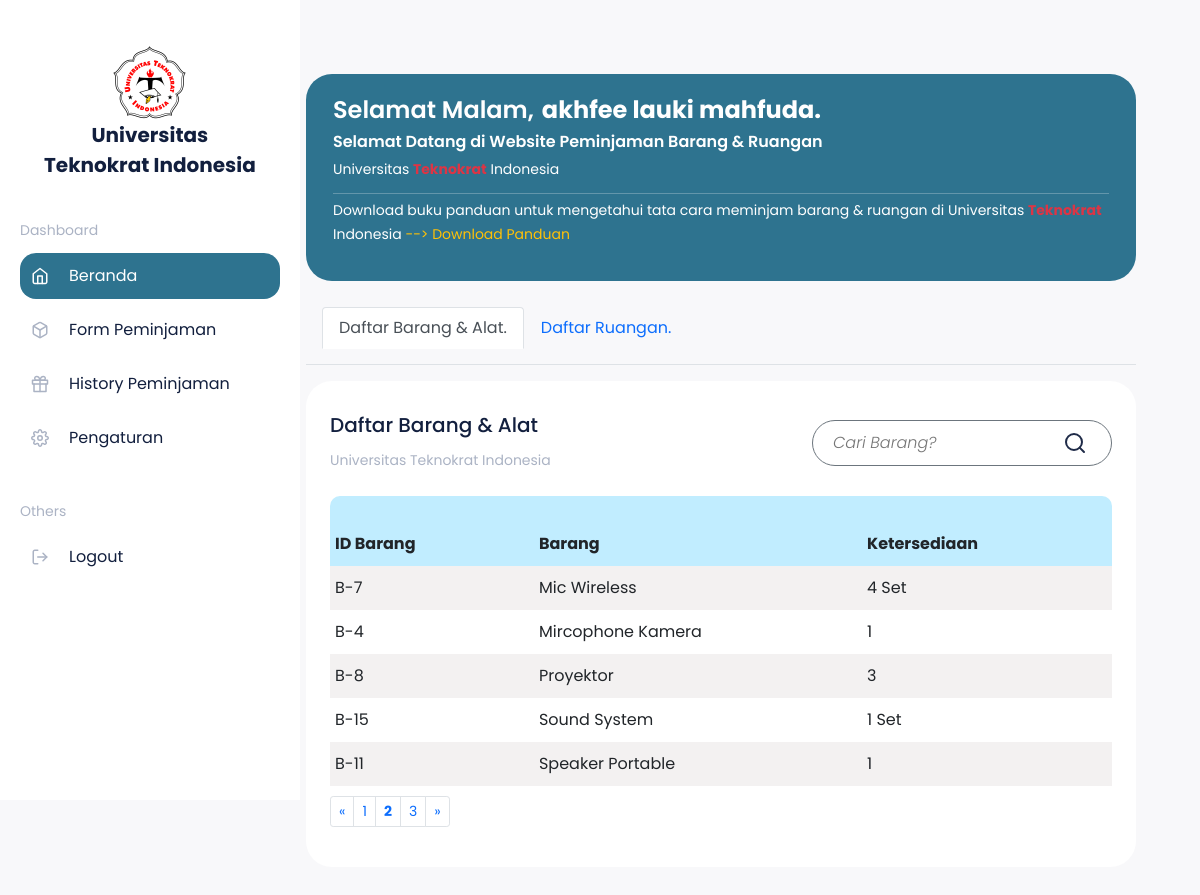
Screenshot of /index.php?halaman1=2 (signed in) with the database file from the repository.
### tables this page shows
CREATE TABLE `tbl_brg` (
  `id_brg` int(11) NOT NULL AUTO_INCREMENT,
  `nama_brg` varchar(255) NOT NULL,
  `jum_ketersediaan` varchar(255) DEFAULT NULL,
  PRIMARY KEY (`id_brg`)
);

### function.php (called while the page is built, shortened)
<?php
$conn = mysqli_connect("localhost", "id20835467_webpeminjamankampus", "?FUG?c95?/\k[%a$", "id20835467_db_ta_web");
function ambildata($query)
{
    global $conn;
    $result = mysqli_query($conn, $query);
    $array = [];
    while ($row = mysqli_fetch_assoc($result)) {
        $array[] = $row;
    }
    return $array;
}

### index.php (the view, shortened to what this page needs)
<?php
require "function.php";
if (isset($_POST["searchruang"])) {
    $searching = $_POST['searchruang'];
    $jumlahdatapage = 5;
    $jumlahdata = count(ambildata("SELECT *FROM tbl_ruangan
    WHERE  nama_ruangan LIKE '%$searching%'
    OR kap_ruangan LIKE '%$searching%'"));
    $jumlahhalaman = ceil($jumlahdata / $jumlahdatapage);
    $halaktif = (isset($_GET["halaman"])) ? $_GET["halaman"] : 1;
    $awaldata = ($jumlahdatapage * $halaktif) - $jumlahdatapage;
    $queryrng = ambildata("SELECT *FROM tbl_ruangan WHERE nama_ruangan LIKE '%$searching%' OR kap_ruangan LIKE '%$searching%' LIMIT $awaldata, $jumlahdatapage");
} else {
    $jumlahdatapage = 5;
    $halaktif = (isset($_GET["halaman"])) ? $_GET["halaman"] : 1;
    $awaldata = ($jumlahdatapage * $halaktif) - $jumlahdatapage;
}
if (isset($_POST["searchbrg"])) {
    $searching = $_POST['searchbrg'];
    $jumlahdatapage1 = 5;
    $jumlahdata1 = count(ambildata("SELECT *FROM tbl_brg
    WHERE  nama_brg LIKE '%$searching%'"));
    $jumlahhalaman1 = ceil($jumlahdata1 / $jumlahdatapage1);
    $halaktif1 = (isset($_GET["halaman1"])) ? $_GET["halaman1"] : 1;
    $awaldata1 = ($jumlahdatapage1 * $halaktif1) - $jumlahdatapage1;
    $querybrg = ambildata("SELECT *FROM tbl_brg WHERE nama_brg LIKE '%$searching%' LIMIT $awaldata, $jumlahdatapage");
} else {
    $jumlahdatapage1 = 5;
    $jumlahdata1 = count(ambildata("SELECT*FROM tbl_brg"));
    $jumlahhalaman1 = ceil($jumlahdata1 / $jumlahdatapage1);
    $halaktif1 = (isset($_GET["halaman1"])) ? $_GET["halaman1"] : 1;
    $awaldata1 = ($jumlahdatapage1 * $halaktif1) - $jumlahdatapage1;
    $querybrg = ambildata("SELECT * FROM tbl_brg ORDER BY nama_brg ASC
LIMIT $awaldata1, $jumlahdatapage1 ");
}
?>
<!doctype html>
<html lang="en">
<head>
    <link href="https://cdn.jsdelivr.net/npm/bootstrap@5.1.3/dist/css/bootstrap.min.css" rel="stylesheet">
    <link rel="stylesheet" href="css/indexx.css">
    <link rel="stylesheet" href="./css/index.css">
</head>
<body>
    <div class="row">
        <div class="col-12 col-lg-3 col-navbar d-none d-xl-block">
            <aside class="sidebar">
                <a href="#" class="sidebar-logo">
                    <div class="d-flex  flex-column align-items-center">
                        <img style="height: 75px;
                        width: 75px;" src="img/UNIVERSITAS TEKNOKRAT.png" alt="">
                        <span>Universitas <br> Teknokrat Indonesia</span>
                    </div>
                </a>
                <h5 class="sidebar-title">Dashboard</h5>
                <a href="#" class="sidebar-item active" onclick="toggleActive(this)">
                    <span>Beranda</span>
                </a>
                <a href="formpeminjaman.php" class="sidebar-item" onclick="toggleActive(this)">
                    <span>Form Peminjaman</span>
                </a>
                <a href="history.php" class="sidebar-item" onclick="toggleActive(this)">
                    <span>History Peminjaman</span>
                </a>
                <a href="Pengaturan.php" class="sidebar-item" onclick="toggleActive(this)">
                    <span>Pengaturan</span>
                </a>
                <h5 class="sidebar-title">Others</h5>
                <a href="logout.php" class="sidebar-item" onclick="toggleActive(this)">
                    <span>Logout</span>
                </a>
            </aside>
        </div>
        <div class="col-12 col-xl-9">
            <div class="nav">
            </div>
            <div class="content">
                <div class="col-12 col-md-8 col-lg-12">
                    <div class="statistics-card text-white" style="  background: #2e738f;">
                        <div class="d-flex justify-content-between align-items-center">
                            <div class="d-flex flex-column justify-content-between align-items-start">
                                <div class="d-flex flex-wrap">
                                    <p class="document-title text-white fw-semibold fs-4" style="margin-right: 8px; " id="showMessage"></p>
                                    <p class="document-title text-white fw-bold fs-4 "> <?php echo $_SESSION['nama'] ?>.</p>
                                </div>
                                <h2 class="document-title document-title text-white">Selamat Datang di Website Peminjaman Barang & Ruangan </h2>
                                <h2 class="content-desc text-white">Universitas <span class="text-danger fw-bold">Teknokrat</span> Indonesia</h2>
                            </div>
                        </div>
                        <hr class="mt-1 mb-1 p-0">
                        <h5 class="content-desc text-white">Download buku panduan untuk mengetahui tata cara meminjam barang & ruangan di Universitas <span class="text-danger fw-bold">Teknokrat</span> Indonesia
                            <a href="pdf/Peminjaman UTI.pdf" target="_blank" class="text-warning" style="text-decoration: none;">
                                --> Download Panduan
                            </a>
                        </h5>
                    </div>
                    <div>
                        <ul class="nav nav-tabs d-flex justify-content-start align-items-start p-3 mb-3" id="myTab" role="tablist">
                            <li class="nav-item" role="presentation">
                                <button class="nav-link active" id="my-tab" data-bs-toggle="tab" data-bs-target="#my-tab-pane" type="button" role="tab" aria-controls="my-tab-pane" aria-selected="false">
                                    Daftar Barang & Alat.
                                </button>
                            </li>
                            <li class="nav-item" role="presentation">
                                <button class="nav-link " id="new-tab" data-bs-toggle="tab" data-bs-target="#new-tab-pane" type="button" role="tab" aria-controls="new-tab-pane" aria-selected="false">
                                    Daftar Ruangan.
                                </button>
                            </li>
                        </ul>
                    </div>
                    <div class="tab-content mt-3" id="myTabContent">
                        <div class="tab-pane fade show active" id="my-tab-pane" role="tabpanel" aria-labelledby="my-tab" tabindex="0">
                            <div class="col-12 col-md-8 col-lg-12">
                                <div class="document-card">
                                    <div class="d-flex justify-content-between flex-wrap ">
                                        <div>
                                            <h2 class="content-title">Daftar Barang & Alat</h2>
                                            <h5 class="content-desc mb-4">Universitas Teknokrat Indonesia</h5>
                                        </div>
                                        <div class="d-flex justify-content-between align-items-center nav-input-container mb-3">
                                            <form action="" method="post">
                                                <div class="nav-input-group border border-secondary border-opacity-25">
                                                    <input id="searchbrg" type="text" class="nav-input" name="searchbrg" placeholder="Cari Barang? " autocomplete="off">
                                                    <button id="btnsearchbrg" class="btn-nav-input" name="btnsearchbrg"><img src="./assets/img/global/search.svg" alt=""></button>
                                                </div>
                                            </form>
                                        </div>
                                    </div>
                                    <div id="tblbrg" class="tbl-scroll">
                                        <table cellspacing="0" class="statistics-card">
                                            <tr class="tr-style">
                                                <th colspan="4">
                                                    <br>
                                                </th>
                                            </tr>
                                            <tr class="tr-style fw-bold">
                                                <td>
                                                    ID Barang
                                                </td>
                                                <td>
                                                    Barang
                                                </td>
                                                <td>
                                                    Ketersediaan
                                                </td>
                                            </tr>
                                            <?php foreach ($querybrg as $row1) : ?>
                                                <tr>
                                                    <td>
                                                        B-<?php echo $row1['id_brg'] ?>
                                                    </td>
                                                    <td>
                                                        <?php echo $row1['nama_brg'] ?>
                                                    </td>
                                                    <td>
                                                        <?php echo $row1['jum_ketersediaan'] ?>
                                                    </td>
                                                </tr>
                                            <?php endforeach; ?>
                                        </table>
                                        <nav aria-label=" Page navigation ">
                                            <ul class=" pagination pagination-sm justify-content">
                                                <?php if ($halaktif1 > 1) : ?>
                                                    <li class="page-item"><a class="page-link" href="?halaman1=<?php echo $halaktif1 - 1 ?>">&laquo</a></li>
                                                <?php endif; ?>
                                                <?php for ($no1 = 1; $no1 <= $jumlahhalaman1; $no1++) : ?>
                                                    <?php if ($no1 == $halaktif1) : ?>
                                                        <li class="page-item"><a class="page-link fw-bold" href="?halaman1=<?php echo $no1 ?>"> <?php echo $no1 ?></a></li>
                                                    <?php else : ?>
                                                        <li class="page-item"><a class="page-link" href="?halaman1=<?php echo $no1 ?>"><?php echo $no1 ?></a></li>
                                                    <?php endif; ?>
                                                <?php endfor; ?>
                                                <?php if ($halaktif1 < $jumlahhalaman1) : ?>
                                                    <li class="page-item"><a class="page-link" href="?halaman1=<?php echo $halaktif1 + 1; ?>">&raquo</a></li>
                                                <?php endif; ?>
                                            </ul>
                                        </nav>
                                    </div>
                                </div>
                            </div>
                        </div>
                    </div>
                </div>
            </div>
</body>
</html>

### css/indexx.css (style rules this page uses)
* { font-family: "poppins"; }
.tr-style { background: #c1edff; border-radius: 50%; }
table { border-collapse: collapse; }
table tr td { padding: 10px 50px 10px 5px; }
table th:first-child { border-top-left-radius: 10px; border-top-right-radius: 10px; }
table tr:nth-child(2n + 1):nth-child(n + 3) { background: #f3f1f1; }
table tr:nth-child(2n + 2):nth-child(n + 4) { background: #fff; }

### css/index.css (style rules this page uses)
html, body { font-family: "Poppins"; font-style: normal; background-color: #f8f8fa; overflow-x: hidden; position: relative; }
.btn-statistics, .nav-input, .nav-input-group .btn-nav-input, .nav .btn-notif, #toggle-navbar { background-color: transparent; border: none; outline: none; }
aside { background-color: #fff; padding: 45px 20px 0px 20px; height: 100vh; overflow-y: scroll; position: fixed; top: 0; left: 0; z-index: 2; }
.sidebar-logo { display: flex; justify-content: space-between; align-items: center; text-decoration: none; }
.sidebar-logo span { font-weight: 700; text-align: center; font-size: 20px; color: #121f3e; }
.sidebar-title { font-weight: 400; font-size: 14px; line-height: 21px; color: #abb3c4; margin-top: 40px; margin-bottom: 12px; }
.sidebar-item { text-decoration: none; display: block; background: transparent; height: 46px; border-radius: 16px; padding: 0 11px; margin-bottom: 8px; display: flex; justify-content: flex-start; align-items: center; }
.sidebar-item.active { background: #2e738f; }
.sidebar-item.active span { color: #fff; }
.sidebar-item svg { width: 18px; height: 18px; margin-right: 20px; }
.sidebar-item span { font-weight: 400; font-size: 16px; line-height: 24px; color: #121f3e; }
.col-navbar { transition: 1s; }
.nav { display: flex; justify-content: space-between; align-items: center; flex-wrap: wrap; padding: 50px 14px 24px 14px; }
.nav-input-container { width: 100%; }
.nav-input-group { display: flex; justify-content: space-between; align-items: center; height: 46px; padding: 0 18px; width: 80%; background: #fff; border-radius: 100px; }
.nav-input-group .btn-nav-input { width: auto; }
.nav-input { display: flex; justify-content: flex-start; align-items: center; font-style: italic; font-weight: 300; font-size: 12px; line-height: 18px; color: #abb3c4; width: 100%; }
.content { padding: 10px 14px 24px 14px; }
.content-title { font-weight: 500; font-size: 20px; line-height: 30px; color: #121f3e; }
.content-title:first-of-type { margin-top: 5px; }
.content-desc { font-weight: 400; font-size: 14px; line-height: 24px; color: #abb3c4; }
.statistics-card { width: 100%; padding: 27px; background: #2e738f; border-radius: 26px; margin-bottom: 14px; }
@media (min-width: 1200px) { .statistics-card { margin-bottom: 10px; } }
.document-card { padding: 24px; background: #fff; border-radius: 26px; margin-bottom: 56px; }
.document-title { font-weight: 600; font-size: 16px; line-height: 14px; margin-top: 2px; color: #121f3e; }
@media (min-width: 1200px) { .sidebar-logo { padding: 0 24px; justify-content: center; } }
@media (min-width: 768px) { .nav { flex-wrap: nowrap; } }
@media (min-width: 1200px) { .nav { padding: 50px 64px 24px 0px; } }
@media (min-width: 768px) { .nav-input-container { width: auto; } }
@media (min-width: 768px) { .nav-input-group { width: 300px !important; } }
@media (min-width: 992px) { .nav-input-group { width: 300px; } }
@media (min-width: 1200px) { .nav-input-group { width: 500px; } }
@media (min-width: 576px) { .nav-input { font-weight: 300; font-size: 16px; line-height: 24px; } }
@media (min-width: 1200px) { .content { padding: 0px 64px 0px 0px; } }

### index.php (style rules this page uses)
.sidebar-item.active { background: #2e738f; }

### rows the page displays
tbl_brg: id_brg "7", nama_brg "Mic Wireless", jum_ketersediaan "4 Set"
tbl_brg: id_brg "4", nama_brg "Mircophone Kamera", jum_ketersediaan "1"
tbl_brg: id_brg "8", nama_brg "Proyektor", jum_ketersediaan "3"
tbl_brg: id_brg "15", nama_brg "Sound System", jum_ketersediaan "1 Set"
tbl_brg: id_brg "11", nama_brg "Speaker Portable", jum_ketersediaan "1"

### other values shown
$_SESSION['nama'] "akhfee lauki mahfuda"
